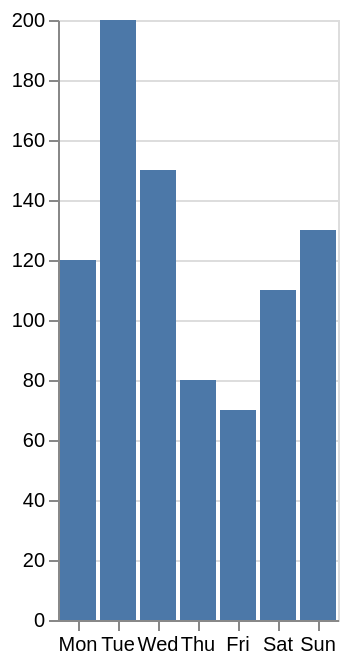

Write the Vega-Lite specification saved for this chart.
### Vega-Lite specification from a JSON file in a GitHub repository (floating-point values rounded to 4 significant figures)
{"$schema": "https://vega.github.io/schema/vega-lite/v5.json", "data": {"values": [{"weekday": "Mon", "total": 120}, {"weekday": "Tue", "total": 200}, {"weekday": "Wed", "total": 150}, {"weekday": "Thu", "total": 80}, {"weekday": "Fri", "total": 70}, {"weekday": "Sat", "total": 110}, {"weekday": "Sun", "total": 130}]}, "mark": "bar", "encoding": {"x": {"field": "weekday", "type": "ordinal", "title": null, "axis": {"labelAngle": 0}, "sort": ["Mon", "Tue", "Wed", "Thu", "Fri", "Sat", "Sun"]}, "y": {"field": "total", "type": "quantitative", "title": null}}}
